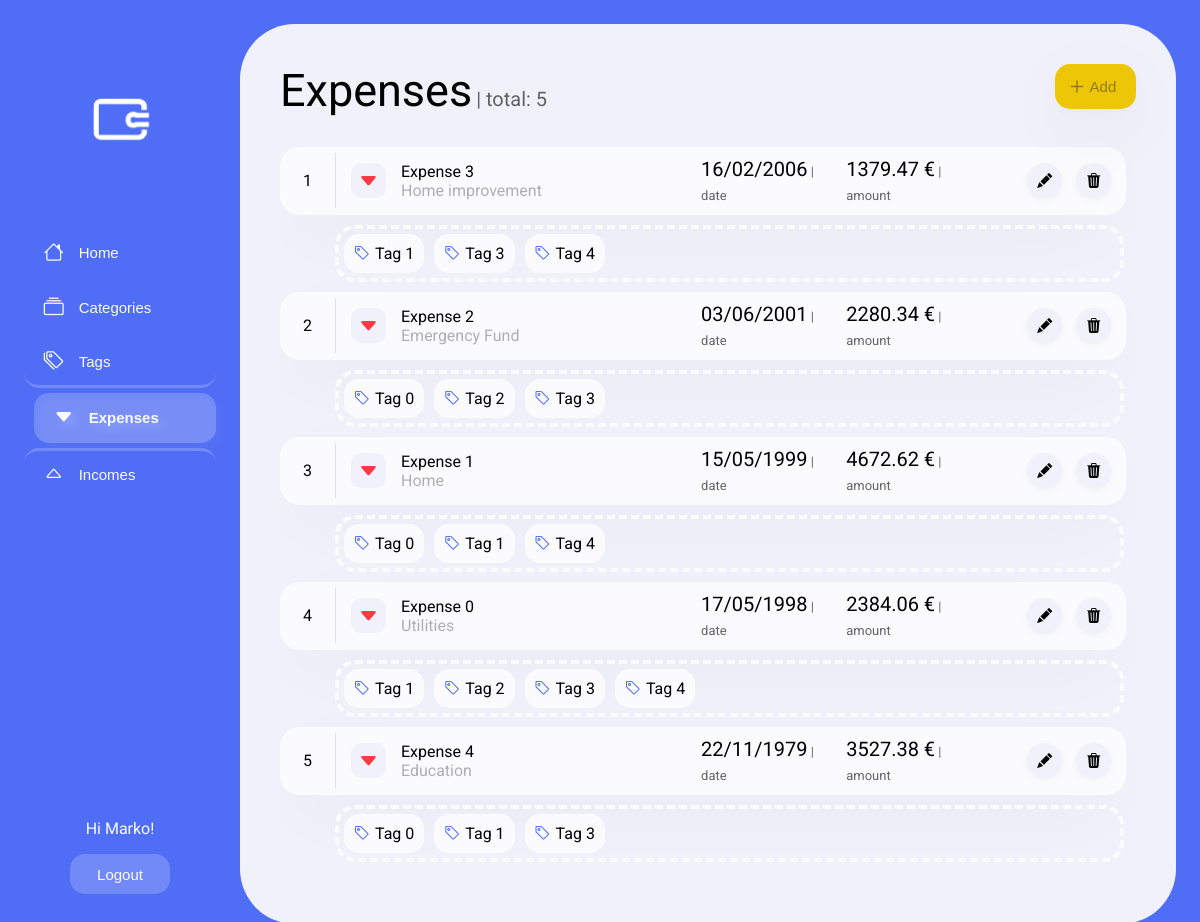
The app's page /expenses/ (signed in) with its own data.
### myapp/models.py (models this page shows, shortened)
class Expense(models.Model):
    user = models.ForeignKey(User, on_delete=models.CASCADE)
    category = models.ForeignKey(Category, on_delete=models.CASCADE)
    description = models.CharField(max_length=30)
    amount = models.DecimalField(max_digits=10, decimal_places=2)
    date = models.DateTimeField()
    tags = models.ManyToManyField(Tag, blank=True)

class Category(models.Model):
    name = models.CharField(max_length=50)
    description = models.TextField(blank=True, null=True)
    icon = models.TextField(max_length=20, default='app')
    def __str__(self):
        return self.name

class Tag(models.Model):
    user = models.ForeignKey(User, on_delete=models.CASCADE)
    name = models.CharField(max_length=20)
    def __str__(self):
        return self.name

### myapp/views.py (the view)
# urls.py: path('expenses/', ExpenseListView.as_view(), name='expenses'),
class ExpenseListView(ListView):
  model = Expense
  template_name = 'expense_list.html'
  context_object_name = 'expenses'
  def get_queryset(self):
     if self.request.user.is_authenticated:
        return Expense.objects.filter(user=self.request.user).order_by('-date')
     else:
        return Expense.objects.none()
  def get_context_data(self, **kwargs):
     context = super().get_context_data(**kwargs)
     context['form'] = ExpenseForm()
     return context

### myapp/templates/expense_list.html (shortened to what this page needs)
{% extends "base.html" %}
{% load static %}
{% block content %}
<head>
    <link rel="stylesheet" type="text/css" href="{% static 'home.css' %}">
</head>
<body>
    <div class='container'>
        <div class='sidebar'>
            <img class='icon' src="{% static 'icon.png' %}">
            <button onclick="location.href='{% url 'home' %}'"><i class="bi bi-house"></i>Home</button>
            <button onclick="location.href='{% url 'categories' %}'"><i class="bi bi-collection"></i>Categories</button>
            <button onclick="location.href='{% url 'tags' %}'"><i class="bi bi-tags"></i>Tags</button>
            <button onclick="location.href='{% url 'expenses' %}'" class='active'><i class="bi bi-caret-down-fill"></i>Expenses</button>
            <button onclick="location.href='{% url 'incomes' %}'"><i class="bi bi-caret-up"></i>Incomes</button>
            <div class='user'>
                {% if user.is_authenticated %}
                <p>Hi {{ user.username|capfirst }}!</p>
                <button onclick="location.href='{% url 'logout' %}'">Logout</button>
                {% else %}
                <p>You are not logged in. </p>
                <button onclick="location.href='{% url 'login' %}'">Log In</button>
                {% endif %}
            </div>
        </div>
        <div class='dashboard'>
            <div>
                <span class='title'>Expenses</span>
                <span class='subtitle'> | total: {{ expenses|length }}</span>
                {% if user.is_authenticated %}
                <button class='add_new_button' onclick="AddNewClick()">
                    <i class="bi bi-plus"></i>
                    <span>Add</span>
                </button>
                {% endif %}
            </div>
            <div class='item_container'>
                {% for e in expenses %}
                <div class='item'
                    data-id='{{ e.id }}'
                    data-description='{{ e.description }}'
                    data-category='{{ e.category }}'
                    data-date='{{ e.date }}'
                    data-amount='{{ e.amount }}'
                    data-tags='{% for tag in e.tags.all %}{{ tag.name }}{% if not forloop.last %};{% endif %}{% endfor %}'>
                    <span class='item_index'>{{ forloop.counter }}</span>
                    <i class="bi bi-caret-down-fill item_icon" style='background-color: var(--white-gray); color: var(--red);'></i>
                    <div>
                        <span class='item_title'>{{ e.description|capfirst }}</span><br>
                        <p class='item_description'>{{ e.category }}</p>
                    </div>
                    <span class='item_count'>{{ e.date|date:"d/m/Y" }}<span> | date</span></span>
                    <span class='item_sum'>{{ e.amount }} €<span> | amount</span></span>
                    <div style='justify-self: right;'>
                        <button class='item_edit' onclick='EditClick(this)' style='margin: 10px 10px 10px 0;'>
                            <i class="bi bi-pencil-fill"></i>
                        </button>
                        <button class='item_delete' onclick='DeleteClick(this)'>
                          <i class="bi bi-trash3-fill"></i>
                        </button>
                    </div>
                </div>
                <div class='tag_container' data-id='{{ e.id }}' style='{% if not e.tags.all %} padding: 0; margin: 0 0 0 55px; border: none; {% endif %}'>
                    {% for t in e.tags.all %}
                    <div class='tag'>
                        <i class="bi bi-tag item_icon" style='color: var(--blue); margin-right: 5px;'></i>
                        <p style='margin: 0; user-select: none;'>{{ t.name|capfirst }}</p>
                    </div>
                    {% endfor %}
                </div>
                {% endfor %}
            </div>
        </div>
    </div>
</body>
{% endblock %}

### records on screen
Expense: description "Expense 3", category "Home improvement", date "16/02/2006", amount "1379.47"
Tag: name "Tag 1"
Tag: name "Tag 3"
Tag: name "Tag 4"
Expense: description "Expense 2", category "Emergency Fund", date "03/06/2001", amount "2280.34"
Tag: name "Tag 0"
Tag: name "Tag 2"
Expense: description "Expense 1", category "Home", date "15/05/1999", amount "4672.62"
Expense: description "Expense 0", category "Utilities", date "17/05/1998", amount "2384.06"
Expense: description "Expense 4", category "Education", date "22/11/1979", amount "3527.38"

### other values on screen
{{ user.username|capfirst }} "Marko"
{{ expenses|length }} "5"
